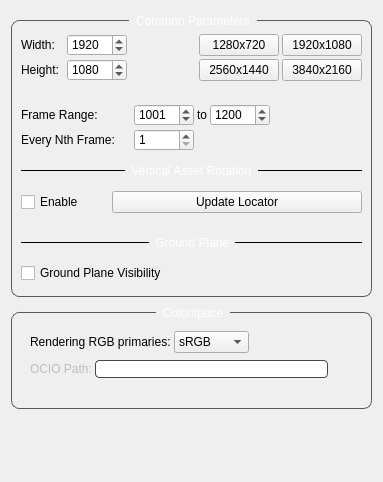
<?xml version="1.0" encoding="UTF-8"?>
<ui version="4.0">
 <class>wg_rs</class>
 <widget class="QWidget" name="wg_rs">
  <property name="geometry">
   <rect>
    <x>0</x>
    <y>0</y>
    <width>383</width>
    <height>482</height>
   </rect>
  </property>
  <property name="windowTitle">
   <string>Form</string>
  </property>
  <layout class="QVBoxLayout" name="verticalLayout">
   <item>
    <layout class="QVBoxLayout" name="layout_render_settings" stretch="0,0,1">
     <property name="leftMargin">
      <number>0</number>
     </property>
     <property name="topMargin">
      <number>0</number>
     </property>
     <property name="rightMargin">
      <number>0</number>
     </property>
     <property name="bottomMargin">
      <number>0</number>
     </property>
     <item>
      <widget class="QGroupBox" name="gBox_quality">
       <property name="styleSheet">
        <string notr="true">QGroupBox{
	border: 1px solid rgb(90, 90, 90);
    border-radius: 8px;
	margin-top: 9px;
}

QGroupBox:title{
	color: white;
	subcontrol-position: top center;
	padding: 0 5px;
	margin-top: -12px;
}

QGroupBox:title:disabled{
	color: gray;
	subcontrol-position: top center;
	padding: 0 5px;
	margin-top: -12px;
}</string>
       </property>
       <property name="title">
        <string>Common Parameters</string>
       </property>
       <layout class="QVBoxLayout" name="verticalLayout_11">
        <property name="spacing">
         <number>3</number>
        </property>
        <property name="leftMargin">
         <number>9</number>
        </property>
        <property name="topMargin">
         <number>13</number>
        </property>
        <property name="rightMargin">
         <number>9</number>
        </property>
        <property name="bottomMargin">
         <number>13</number>
        </property>
        <item>
         <layout class="QHBoxLayout" name="horizontalLayout_5" stretch="0,0,1,0,0">
          <property name="bottomMargin">
           <number>0</number>
          </property>
          <item>
           <widget class="QLabel" name="l_width">
            <property name="minimumSize">
             <size>
              <width>43</width>
              <height>0</height>
             </size>
            </property>
            <property name="maximumSize">
             <size>
              <width>50</width>
              <height>16777215</height>
             </size>
            </property>
            <property name="text">
             <string>Width:</string>
            </property>
           </widget>
          </item>
          <item>
           <widget class="QSpinBox" name="sBox_width">
            <property name="minimumSize">
             <size>
              <width>60</width>
              <height>22</height>
             </size>
            </property>
            <property name="maximumSize">
             <size>
              <width>60</width>
              <height>22</height>
             </size>
            </property>
            <property name="autoFillBackground">
             <bool>false</bool>
            </property>
            <property name="styleSheet">
             <string notr="true"/>
            </property>
            <property name="wrapping">
             <bool>false</bool>
            </property>
            <property name="frame">
             <bool>true</bool>
            </property>
            <property name="buttonSymbols">
             <enum>QAbstractSpinBox::UpDownArrows</enum>
            </property>
            <property name="accelerated">
             <bool>false</bool>
            </property>
            <property name="keyboardTracking">
             <bool>true</bool>
            </property>
            <property name="showGroupSeparator" stdset="0">
             <bool>false</bool>
            </property>
            <property name="minimum">
             <number>1</number>
            </property>
            <property name="maximum">
             <number>999996</number>
            </property>
            <property name="value">
             <number>1920</number>
            </property>
           </widget>
          </item>
          <item>
           <spacer name="verticalSpacer">
            <property name="orientation">
             <enum>Qt::Vertical</enum>
            </property>
            <property name="sizeHint" stdset="0">
             <size>
              <width>20</width>
              <height>20</height>
             </size>
            </property>
           </spacer>
          </item>
          <item>
           <widget class="QPushButton" name="pBtn_720">
            <property name="text">
             <string>1280x720</string>
            </property>
           </widget>
          </item>
          <item>
           <widget class="QPushButton" name="pBtn_1080">
            <property name="text">
             <string>1920x1080</string>
            </property>
           </widget>
          </item>
         </layout>
        </item>
        <item>
         <layout class="QHBoxLayout" name="horizontalLayout_7" stretch="0,0,1,0,0">
          <property name="bottomMargin">
           <number>0</number>
          </property>
          <item>
           <widget class="QLabel" name="label">
            <property name="minimumSize">
             <size>
              <width>43</width>
              <height>0</height>
             </size>
            </property>
            <property name="maximumSize">
             <size>
              <width>50</width>
              <height>16777215</height>
             </size>
            </property>
            <property name="text">
             <string>Height:</string>
            </property>
           </widget>
          </item>
          <item>
           <widget class="QSpinBox" name="sBox_height">
            <property name="minimumSize">
             <size>
              <width>60</width>
              <height>22</height>
             </size>
            </property>
            <property name="maximumSize">
             <size>
              <width>60</width>
              <height>22</height>
             </size>
            </property>
            <property name="styleSheet">
             <string notr="true"/>
            </property>
            <property name="minimum">
             <number>1</number>
            </property>
            <property name="maximum">
             <number>99999</number>
            </property>
            <property name="value">
             <number>1080</number>
            </property>
           </widget>
          </item>
          <item>
           <spacer name="verticalSpacer_2">
            <property name="orientation">
             <enum>Qt::Vertical</enum>
            </property>
            <property name="sizeHint" stdset="0">
             <size>
              <width>20</width>
              <height>20</height>
             </size>
            </property>
           </spacer>
          </item>
          <item>
           <widget class="QPushButton" name="pBtn_1440">
            <property name="text">
             <string>2560x1440</string>
            </property>
           </widget>
          </item>
          <item>
           <widget class="QPushButton" name="pBtn_2160">
            <property name="text">
             <string>3840x2160</string>
            </property>
           </widget>
          </item>
         </layout>
        </item>
        <item>
         <spacer name="horizontalSpacer_4">
          <property name="orientation">
           <enum>Qt::Horizontal</enum>
          </property>
          <property name="sizeHint" stdset="0">
           <size>
            <width>40</width>
            <height>20</height>
           </size>
          </property>
         </spacer>
        </item>
        <item>
         <layout class="QHBoxLayout" name="horizontalLayout_6" stretch="0,0,0,0,1">
          <property name="bottomMargin">
           <number>0</number>
          </property>
          <item>
           <widget class="QLabel" name="label_frame">
            <property name="minimumSize">
             <size>
              <width>110</width>
              <height>0</height>
             </size>
            </property>
            <property name="maximumSize">
             <size>
              <width>110</width>
              <height>16777215</height>
             </size>
            </property>
            <property name="text">
             <string>Frame Range:</string>
            </property>
           </widget>
          </item>
          <item>
           <widget class="QSpinBox" name="sBox_startFrame">
            <property name="minimumSize">
             <size>
              <width>60</width>
              <height>22</height>
             </size>
            </property>
            <property name="maximumSize">
             <size>
              <width>60</width>
              <height>22</height>
             </size>
            </property>
            <property name="minimum">
             <number>1</number>
            </property>
            <property name="maximum">
             <number>99999</number>
            </property>
            <property name="singleStep">
             <number>1</number>
            </property>
            <property name="value">
             <number>1001</number>
            </property>
           </widget>
          </item>
          <item>
           <widget class="QLabel" name="label_2">
            <property name="text">
             <string>to</string>
            </property>
           </widget>
          </item>
          <item>
           <widget class="QSpinBox" name="sBox_endFrame">
            <property name="minimumSize">
             <size>
              <width>60</width>
              <height>22</height>
             </size>
            </property>
            <property name="maximumSize">
             <size>
              <width>60</width>
              <height>22</height>
             </size>
            </property>
            <property name="minimum">
             <number>1</number>
            </property>
            <property name="maximum">
             <number>99999</number>
            </property>
            <property name="value">
             <number>1200</number>
            </property>
           </widget>
          </item>
          <item>
           <spacer name="verticalSpacer_3">
            <property name="orientation">
             <enum>Qt::Vertical</enum>
            </property>
            <property name="sizeHint" stdset="0">
             <size>
              <width>20</width>
              <height>20</height>
             </size>
            </property>
           </spacer>
          </item>
         </layout>
        </item>
        <item>
         <layout class="QHBoxLayout" name="horizontalLayout_8" stretch="0,0,1">
          <property name="bottomMargin">
           <number>0</number>
          </property>
          <item>
           <widget class="QLabel" name="label_3">
            <property name="minimumSize">
             <size>
              <width>110</width>
              <height>0</height>
             </size>
            </property>
            <property name="maximumSize">
             <size>
              <width>110</width>
              <height>16777215</height>
             </size>
            </property>
            <property name="text">
             <string>Every Nth Frame:</string>
            </property>
           </widget>
          </item>
          <item>
           <widget class="QSpinBox" name="sBox_nth">
            <property name="minimumSize">
             <size>
              <width>60</width>
              <height>22</height>
             </size>
            </property>
            <property name="maximumSize">
             <size>
              <width>60</width>
              <height>22</height>
             </size>
            </property>
            <property name="minimum">
             <number>1</number>
            </property>
            <property name="maximum">
             <number>100</number>
            </property>
           </widget>
          </item>
          <item>
           <spacer name="verticalSpacer_4">
            <property name="orientation">
             <enum>Qt::Vertical</enum>
            </property>
            <property name="sizeHint" stdset="0">
             <size>
              <width>20</width>
              <height>20</height>
             </size>
            </property>
           </spacer>
          </item>
         </layout>
        </item>
        <item>
         <layout class="QHBoxLayout" name="horizontalLayout_2">
          <property name="topMargin">
           <number>10</number>
          </property>
          <property name="bottomMargin">
           <number>10</number>
          </property>
          <item>
           <widget class="Line" name="line">
            <property name="frameShadow">
             <enum>QFrame::Plain</enum>
            </property>
            <property name="orientation">
             <enum>Qt::Horizontal</enum>
            </property>
           </widget>
          </item>
          <item>
           <widget class="QLabel" name="label_4">
            <property name="styleSheet">
             <string notr="true">color: white;</string>
            </property>
            <property name="text">
             <string> Vertical Asset Rotation </string>
            </property>
           </widget>
          </item>
          <item>
           <widget class="Line" name="line_2">
            <property name="frameShadow">
             <enum>QFrame::Plain</enum>
            </property>
            <property name="orientation">
             <enum>Qt::Horizontal</enum>
            </property>
           </widget>
          </item>
         </layout>
        </item>
        <item>
         <layout class="QHBoxLayout" name="horizontalLayout_4">
          <property name="bottomMargin">
           <number>10</number>
          </property>
          <item>
           <widget class="QCheckBox" name="cBox_vertical_rot">
            <property name="text">
             <string>Enable</string>
            </property>
           </widget>
          </item>
          <item>
           <widget class="QPushButton" name="btn_vertical_rotator">
            <property name="minimumSize">
             <size>
              <width>250</width>
              <height>0</height>
             </size>
            </property>
            <property name="toolTip">
             <string>If the vertical rotation is not centered, you can press this button to fix it.</string>
            </property>
            <property name="text">
             <string>Update Locator</string>
            </property>
           </widget>
          </item>
         </layout>
        </item>
        <item>
         <layout class="QHBoxLayout" name="horizontalLayout">
          <property name="topMargin">
           <number>10</number>
          </property>
          <property name="bottomMargin">
           <number>10</number>
          </property>
          <item>
           <widget class="Line" name="line_3">
            <property name="frameShadow">
             <enum>QFrame::Plain</enum>
            </property>
            <property name="orientation">
             <enum>Qt::Horizontal</enum>
            </property>
           </widget>
          </item>
          <item>
           <widget class="QLabel" name="label_5">
            <property name="maximumSize">
             <size>
              <width>80</width>
              <height>16777215</height>
             </size>
            </property>
            <property name="styleSheet">
             <string notr="true">color: white;</string>
            </property>
            <property name="text">
             <string> Ground Plane </string>
            </property>
           </widget>
          </item>
          <item>
           <widget class="Line" name="line_4">
            <property name="frameShadow">
             <enum>QFrame::Plain</enum>
            </property>
            <property name="orientation">
             <enum>Qt::Horizontal</enum>
            </property>
           </widget>
          </item>
         </layout>
        </item>
        <item>
         <layout class="QHBoxLayout" name="horizontalLayout_9">
          <property name="bottomMargin">
           <number>0</number>
          </property>
          <item>
           <widget class="QCheckBox" name="cBox_ground_plane">
            <property name="text">
             <string>Ground Plane Visibility</string>
            </property>
           </widget>
          </item>
         </layout>
        </item>
       </layout>
      </widget>
     </item>
     <item>
      <widget class="QGroupBox" name="groupBox_2">
       <property name="styleSheet">
        <string notr="true">QGroupBox{
	border: 1px solid rgb(90, 90, 90);
    border-radius: 8px;
	margin-top: 9px;
}

QGroupBox:title{
	color: white;
	subcontrol-position: top center;
	padding: 0 5px;
	margin-top: -12px;
}

QGroupBox:title:disabled{
	color: gray;
	subcontrol-position: top center;
	padding: 0 5px;
	margin-top: -12px;
}</string>
       </property>
       <property name="title">
        <string>Colorspace</string>
       </property>
       <layout class="QVBoxLayout" name="verticalLayout_13">
        <property name="spacing">
         <number>3</number>
        </property>
        <property name="leftMargin">
         <number>9</number>
        </property>
        <property name="topMargin">
         <number>13</number>
        </property>
        <property name="rightMargin">
         <number>9</number>
        </property>
        <property name="bottomMargin">
         <number>13</number>
        </property>
        <item>
         <layout class="QHBoxLayout" name="horizontalLayout_14" stretch="0,0,1">
          <property name="leftMargin">
           <number>9</number>
          </property>
          <property name="topMargin">
           <number>5</number>
          </property>
          <property name="rightMargin">
           <number>9</number>
          </property>
          <property name="bottomMargin">
           <number>0</number>
          </property>
          <item>
           <widget class="QLabel" name="label_10">
            <property name="minimumSize">
             <size>
              <width>120</width>
              <height>0</height>
             </size>
            </property>
            <property name="text">
             <string>Rendering RGB primaries:</string>
            </property>
           </widget>
          </item>
          <item>
           <widget class="QComboBox" name="cBox_colorspace">
            <property name="minimumSize">
             <size>
              <width>0</width>
              <height>22</height>
             </size>
            </property>
            <property name="currentIndex">
             <number>0</number>
            </property>
            <item>
             <property name="text">
              <string>sRGB</string>
             </property>
            </item>
            <item>
             <property name="text">
              <string>ACEScg</string>
             </property>
            </item>
           </widget>
          </item>
          <item>
           <spacer name="verticalSpacer_12">
            <property name="orientation">
             <enum>Qt::Vertical</enum>
            </property>
            <property name="sizeHint" stdset="0">
             <size>
              <width>10</width>
              <height>10</height>
             </size>
            </property>
           </spacer>
          </item>
         </layout>
        </item>
        <item>
         <layout class="QHBoxLayout" name="horizontalLayout_3">
          <property name="leftMargin">
           <number>9</number>
          </property>
          <property name="rightMargin">
           <number>9</number>
          </property>
          <property name="bottomMargin">
           <number>13</number>
          </property>
          <item>
           <widget class="QLabel" name="label_ocio">
            <property name="enabled">
             <bool>false</bool>
            </property>
            <property name="text">
             <string>OCIO Path:</string>
            </property>
           </widget>
          </item>
          <item>
           <widget class="QLineEdit" name="line_ocio">
            <property name="enabled">
             <bool>false</bool>
            </property>
            <property name="styleSheet">
             <string notr="true">QLineEdit {
	border: 1px solid rgb(70, 70, 70);
    border-radius: 4px;
}</string>
            </property>
            <property name="readOnly">
             <bool>true</bool>
            </property>
           </widget>
          </item>
          <item>
           <widget class="QPushButton" name="btn_ocio">
            <property name="enabled">
             <bool>false</bool>
            </property>
            <property name="minimumSize">
             <size>
              <width>22</width>
              <height>26</height>
             </size>
            </property>
            <property name="maximumSize">
             <size>
              <width>22</width>
              <height>26</height>
             </size>
            </property>
            <property name="styleSheet">
             <string notr="true">QPushButton{
	border: none;
	image: url(:/turntable/icons/folder.png);
	width: 25px;
	height: 25px;
}

QPushButton:pressed{
	border: none;
	background-color: transparent;
	image: url(:/turntable/icons/folder_pressed.png);
	width: 25px;
	height: 25px;
}</string>
            </property>
            <property name="text">
             <string/>
            </property>
           </widget>
          </item>
         </layout>
        </item>
       </layout>
      </widget>
     </item>
     <item>
      <spacer name="horizontalSpacer_3">
       <property name="orientation">
        <enum>Qt::Horizontal</enum>
       </property>
       <property name="sizeHint" stdset="0">
        <size>
         <width>20</width>
         <height>20</height>
        </size>
       </property>
      </spacer>
     </item>
    </layout>
   </item>
  </layout>
 </widget>
 <resources>
  <include location="resources/turntable_UI.qrc"/>
 </resources>
 <connections/>
</ui>
